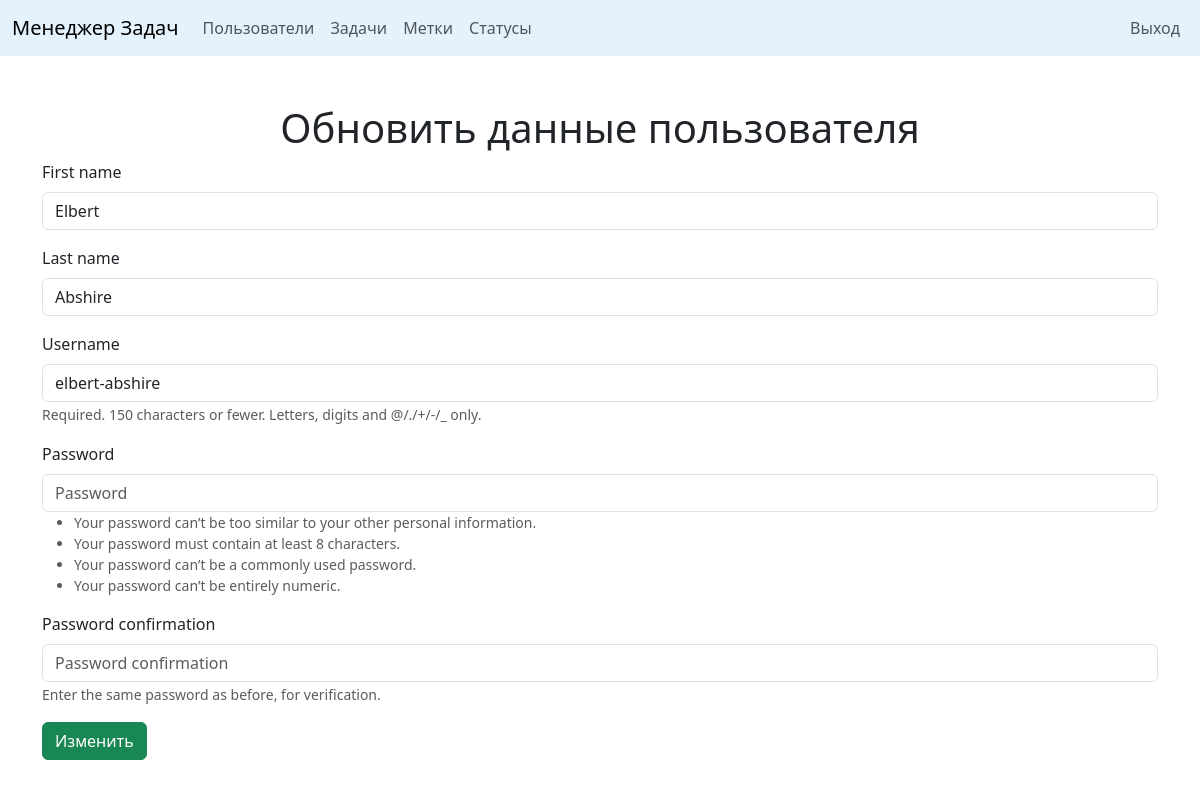
The app's page /users/1/update/ (signed in) with its own data.
### task_manager/users/models.py (models this page shows)
class User(AbstractUser):
    def __str__(self):
        if self.first_name and self.last_name:
            return f'{self.first_name} {self.last_name}'
        return self.username

### task_manager/users/views.py (the view)
# urls.py: path('<int:pk>/update/', UserUpdateView.as_view(), name="update_user"),
class UserUpdateView(UserAccessMixin,
                     UpdateView):
    model = User
    template_name = 'users/update.html'
    form_class = UserForm
    success_url = reverse_lazy('users_list')
    success_message = _('Success! User was updated.')

### task_manager/users/forms.py
class UserForm(UserCreationForm):
    class Meta:
        model = User
        fields = ['first_name',
                  'last_name',
                  'username',
                  'password1',
                  'password2']

### task_manager/mixins.py (called while the page is built)
    def dispatch(self, request, *args, **kwargs):
        filter_results = self.related_model.objects.filter(self.dispatch_constraint)
        if filter_results.first():
            messages.error(self.request, _('Sorry,'
                                           ' This object related with another table.'
                                           ' Permission denied.'))
            return redirect(self.success_url)
        messages.success(self.request, self.success_message)
        return super().dispatch(request, *args, **kwargs)

### task_manager/users/mixins.py (called while the page is built)
    def dispatch(self, request, *args, **kwargs):
        if kwargs.get('pk') != request.user.id:
            messages.error(request, _('Access granted'
                                      ' only for authorized owner.'))
            return redirect(reverse_lazy('users_list'))
        user = request.user
        self.related_model = Task
        self.dispatch_constraint = Q(creator=user) | Q(executor=user)
        return super().dispatch(request, *args, **kwargs)

### task_manager/templates/users/update.html
{% extends 'for_import/form.html' %}
{% load i18n %}
{% load django_bootstrap5 %}
{% block title %}
    {% translate 'Update user' %}
{% endblock %}
{% block submit_label %}
    {% translate 'Edit' %}
{% endblock %}

### task_manager/templates/for_import/form.html (shortened to what this page needs)
{% extends 'for_import/base.html' %}
{% load i18n %}
{% block content %}
{% load django_bootstrap5 %}
<h1 class="text-center mt-5">{% block title %}{% endblock %}</h1>
<form method="post">{% csrf_token %}
    <div class="container">
        {% bootstrap_form form %}
        <button type="submit" class="btn btn-success">{% block submit_label %}{% endblock %}</button>
    </div>
</form>
{% endblock %}

### records on screen
User: first_name "Elbert", last_name "Abshire", username "elbert-abshire"
